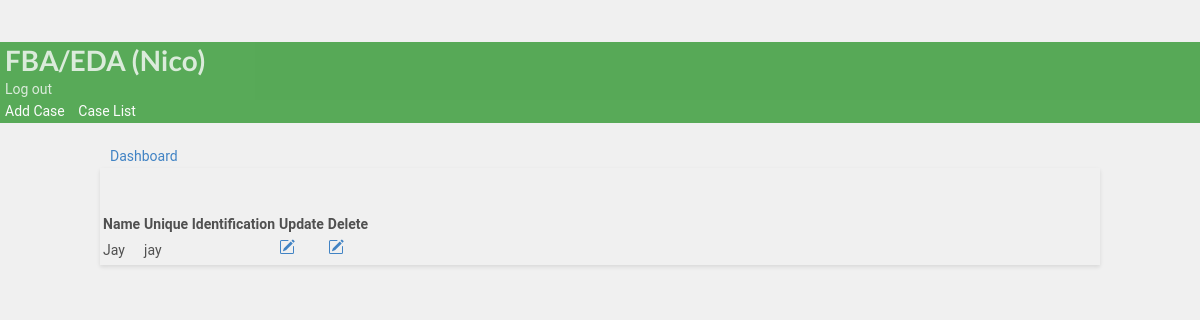
The app's page /case_profile/4/ (signed in) with its own data.
### bip/models.py (models this page shows, shortened)
class CustomUser(AbstractUser):
    bio = models.CharField(max_length=20, blank=True, null=True, verbose_name='Occupation')

class Student(models.Model):
        studentname= models.CharField(max_length=30,verbose_name= 'Name', null=True, blank=True)
        slug = models.SlugField(max_length=150,null=False,unique=False,blank=False,
        verbose_name=("Unique Identifier"),
        help_text=(
            "*Unique Identification allows another to use FBO form if provided by you only"
        ),
    )
        user_student = models.ForeignKey(CustomUser, on_delete=models.CASCADE,  default=None,related_name="postts")

### bip/views.py (the view)
# urls.py: path('case_profile/<pk>/',views.student_profile,name='student_profile'),
@login_required(login_url='case_manager_login')
@user_passes_test(is_case_manager)
def student_profile(request, pk ):
    student = Student.objects.get(id=pk)
    context= {
        'student':student,
    }
    return render(request, 'bip/student_profile.html', context)

### bip/context_processors.py (called while the page is built)
def user_context(request):
    user = get_user(request)
    return {'user': user}

### bip/templatetags/custom_filters.py (called while the page is built)
@register.filter(name='is_case_manager')
def is_case_manager(user):
    return user.groups.filter(name='CASE MANAGER').exists()

### bip/views.py (called while the page is built)
def is_case_manager(user):
    return user.groups.filter(name='CASE MANAGER').exists()

### bip/templates/bip/student_profile.html (shortened to what this page needs)
{% extends 'partials/base.html' %}
{% block content %}
<body>
<br>
<div class="container text-center">
<a class="btn btn-outline-info btn-sm btn-block" href="{% url 'bip:dashboard' student.id %}"
>Dashboard</a>
<br>
<div class="container">
<div class="row">
  <div class="col-md">
    <div class="card card-body">
      <table class="table table-striped">
            <tr>
              <th>Name</th>
              <th>Unique Identification</th>
              <th>Update</th>
              <th>Delete</th>
            </tr>
            <tr>
            <td>{{student.studentname }}</td>
            <td>{{student.slug }}</td>
           <td><a class="btn btn-warning" href="{% url 'bip:update_student' student.id%}"></a></td>
            <td><a class="btn btn-danger" href="{% url 'bip:delete_student' student.id %}"></a></td>
          </tr>
  </div>
</div>
</div>
<br>
</body>
{% endblock %}

### bip/templates/partials/nav.html (shortened to what this page needs)
{% load custom_filters %}
  <nav class="navbar navbar-dark ">
          <div class="navbar navbar-expand-lg">
                    {% if user.is_authenticated  %}
                    <div class="navbar-new">
                    <h1 class="logo"> <a class="colorwhite" >FBA/EDA ({{ user.username }})</a></h1>
          </div>
              <a class='colorwhite' class="nav-item nav-link" href="{% url 'bip:logout' %}"  >Log out</a>
          </div>
                 <div class="navbar-nav ml-auto">
                        {% if user|is_case_manager %}
              <a class="colorwhite" href="{% url 'bip:create_student' %}">Add Case</a>
              <a class="colorwhite" href="{% url 'bip:for_user' username=user.username %}">Case List</a>
                </div>
                {% endif %}
        {% endif %}
</nav>

### staticfiles/static_cdn/static_root/css/style.css (style rules this page uses)
body { background: white }
.navbar { opacity: 0.8; transition: 0.5s; background-color: #393 !important; color: #393; opacity: 0.8; transition: 0.5s; }
.navbar .colorwhite { color: white; ; text-decoration: none; padding: 5px; }
body { padding-top: 3rem; padding-bottom: 3rem; color: rgb(var(--bs-tertiary-color-rgb)); }

### bip/templates/bip/student_profile.html (style rules this page uses)
body { font-family: 'Roboto', sans-serif; background-color: #f0f0f0; color: #505050; line-height: 1.6; }
.container { max-width: 1000px; margin: auto; }
.btn-outline-info { width: 100%; padding: 10px; margin-bottom: 20px; }
.card { margin-bottom: 20px; box-shadow: 0 2px 4px rgba(0, 0, 0, 0.1); }
.table { margin-top: 20px; }

### records on screen
CustomUser: username "Nico"
Student: studentname "Jay", slug "jay"
